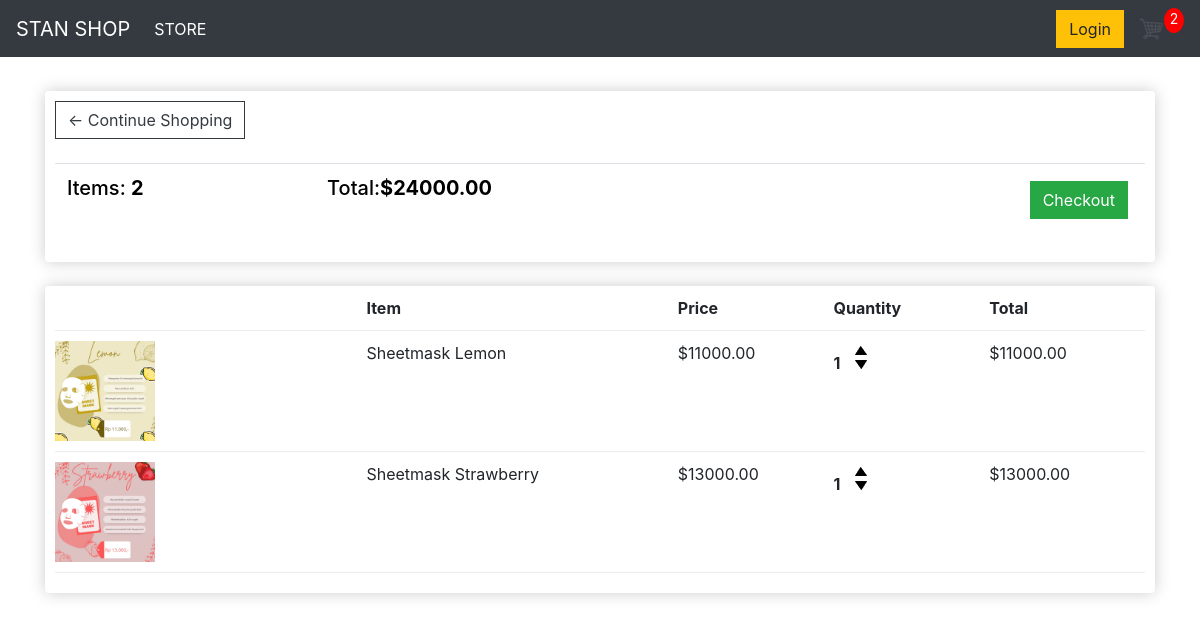
The app's page /cart/ (signed in) with its own data.
### store/models.py (models this page shows, shortened)
class Order(models.Model):
    customer = models.ForeignKey(Customer, on_delete=models.SET_NULL, null=True, blank=True)
    date_ordered = models.DateTimeField(auto_now_add=True)
    complete = models.BooleanField(default=False)
    transaction_id = models.CharField(max_length=100, null=True)
    @property
    def get_cart_total(self):
        orderitems = self.orderitem_set.all()
        total = sum([item.get_total for item in orderitems])
        return total
    @property
    def get_cart_items(self):
        orderitems = self.orderitem_set.all()
        total = sum([item.quantity for item in orderitems])
        return total

class OrderItem(models.Model):
    product = models.ForeignKey(Product, on_delete=models.SET_NULL, null=True)
    order = models.ForeignKey(Order, on_delete=models.SET_NULL, null=True)
    quantity = models.IntegerField(default=0, null=True, blank=True)
    date_added = models.DateTimeField(auto_now_add=True)
    @property
    def get_total(self):
        total = self.product.price * self.quantity
        return total

class Product(models.Model):
	name = models.CharField(max_length=200)
	price = models.DecimalField(max_digits=7, decimal_places=2)
	digital = models.BooleanField(default=False,null=True, blank=True)
	image = models.ImageField(null=True, blank=True)
	@property
	def imageURL(self):
		try:
			url = self.image.url
		except:
			url = ''
		return url

### store/views.py (the view)
# urls.py: path('cart/', views.cart, name="cart"),
def cart(request):
	data = cartData(request)
	cartItems = data['cartItems']
	order = data['order']
	items = data['items']
	context = {'items':items, 'order':order, 'cartItems':cartItems}
	return render(request, 'store/cart.html', context)

### store/utils.py (called while the page is built)
def cartData(request):
	if request.user.is_authenticated:
		customer = request.user.customer
		order, created = Order.objects.get_or_create(customer=customer, complete=False)
		items = order.orderitem_set.all()
		cartItems = order.get_cart_items
	else:
		cookieData = cookieCart(request)
		cartItems = cookieData['cartItems']
		order = cookieData['order']
		items = cookieData['items']
	return {'cartItems':cartItems ,'order':order, 'items':items}

### store/templates/store/cart.html
{% extends 'store/main.html' %}
{% load static %}
{% block content %}
	<div class="row">
		<div class="col-lg-12">
			<div class="box-element">
				<a  class="btn btn-outline-dark" href="{% url 'store' %}">&#x2190; Continue Shopping</a>
				<br>
				<br>
				<table class="table">
					<tr>
						<th><h5>Items: <strong>{{order.get_cart_items}}</strong></h5></th>
						<th><h5>Total:<strong>${{order.get_cart_total}}</strong></h5></th>
						<th>
							<a  style="float:right; margin:5px;" class="btn btn-success" href="{% url 'checkout' %}">Checkout</a>
						</th>
					</tr>
				</table>
			</div>
			<br>
			<div class="box-element">
				<div class="cart-row">
					<div style="flex:2"></div>
					<div style="flex:2"><strong>Item</strong></div>
					<div style="flex:1"><strong>Price</strong></div>
					<div style="flex:1"><strong>Quantity</strong></div>
					<div style="flex:1"><strong>Total</strong></div>
				</div>
                {% for item in items %}
				<div class="cart-row">
					<div style="flex:2"><img class="row-image" src="{{item.product.imageURL}}"></div>
					<div style="flex:2"><p>{{item.product.name}}</p></div>
					<div style="flex:1"><p>${{item.product.price|floatformat:2}}</p></div>
					<div style="flex:1">
						<p class="quantity">{{item.quantity}}</p>
						<div class="quantity">
							<img data-product={{item.product.id}} data-action="add" class="chg-quantity update-cart" src="{% static  'images/arrow-up.png' %}">
							<img data-product={{item.product.id}} data-action="remove" class="chg-quantity update-cart"  src="{% static  'images/arrow-down.png' %}">
						</div>
					</div>
					<div style="flex:1"><p>${{item.get_total}}</p></div>
				</div>
                {% endfor %}
			</div>
		</div>
	</div>
{% endblock content %}

### static/css/main.css (style rules this page uses)
body { background-color: hsl(0, 0%, 100%); }
h1,h2,h3,h4,h5,h6 { color:hsl(0, 0%, 0%); }
.box-element { box-shadow:hsl(0, 0%, 80%) 0 0 16px; background-color: #fff; border-radius: 4px; padding: 10px; }
.col-lg-4, .col-lg-6, .col-lg-8, .col-lg-12 { margin-top: 10px; }
.btn { border-radius: 0; }
.row-image { width: 100px; }
.cart-row { display: flex; align-items: flex-stretch; padding-bottom: 10px; margin-bottom: 10px; border-bottom: 1px solid #ececec; }
.quantity { display: inline-block; font-weight: 700; padding-right:10px; }
.chg-quantity { width: 12px; cursor: pointer; display: block; margin-top: 5px; transition:.1s; }

### records on screen
Order: get_cart_items "2", get_cart_total "24000.00"
OrderItem: product.imageURL (picture), product.name "Sheetmask Lemon", product.price "11000.00", quantity "1", get_total "11000.00"
OrderItem: product.imageURL (picture), product.name "Sheetmask Strawberry", product.price "13000.00", quantity "1", get_total "13000.00"

### other values on screen
{{ cartItems }} "2"
